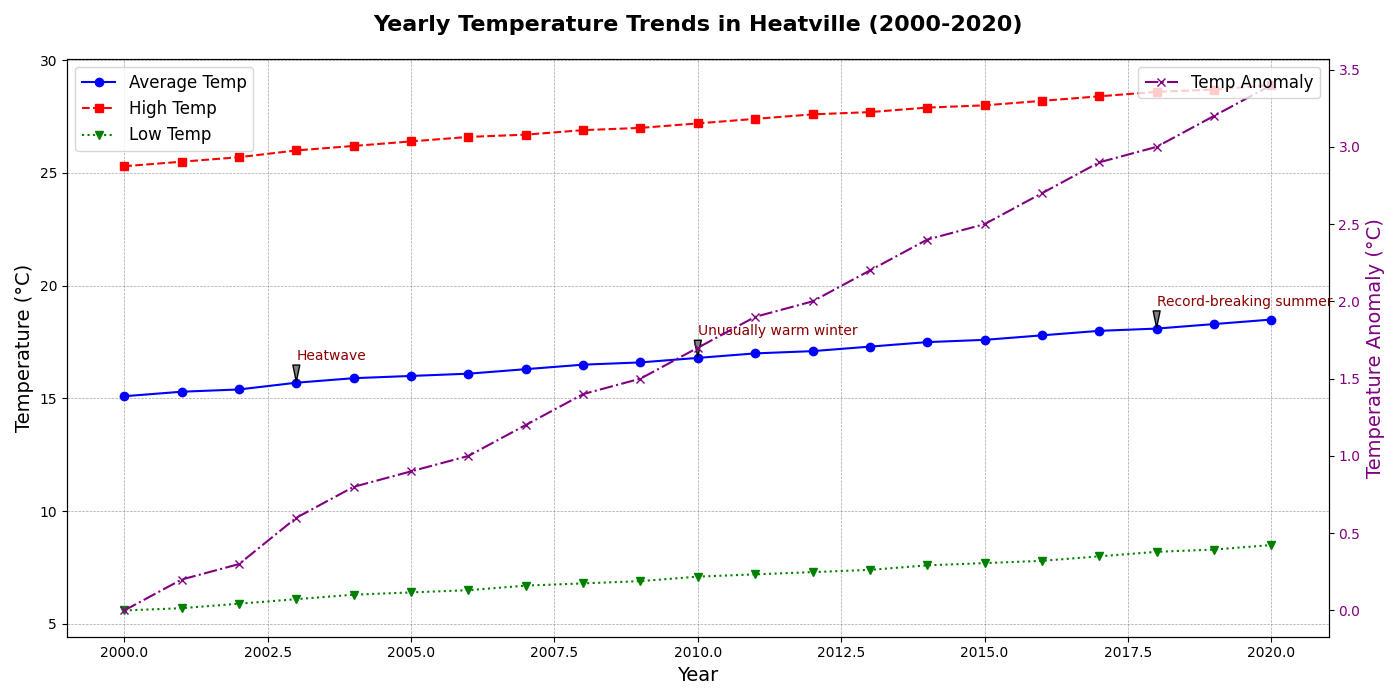

This chart was generated by the following Python code:
import matplotlib.pyplot as plt
import numpy as np

# Backstory:
# This chart highlights the yearly temperature variations in a fictional town called Heatville from 2000 to 2020.
# It includes the average annual temperature along with the high and low temperatures experienced each year.

# Data: Years and associated temperature data (average, high, low)
years = np.array([2000, 2001, 2002, 2003, 2004, 2005, 2006, 2007, 2008, 2009, 
                  2010, 2011, 2012, 2013, 2014, 2015, 2016, 2017, 2018, 2019, 2020])
avg_temps = np.array([15.1, 15.3, 15.4, 15.7, 15.9, 16.0, 16.1, 16.3, 16.5, 16.6, 
                      16.8, 17.0, 17.1, 17.3, 17.5, 17.6, 17.8, 18.0, 18.1, 18.3, 18.5])
high_temps = np.array([25.3, 25.5, 25.7, 26.0, 26.2, 26.4, 26.6, 26.7, 26.9, 27.0, 
                       27.2, 27.4, 27.6, 27.7, 27.9, 28.0, 28.2, 28.4, 28.6, 28.7, 28.9])
low_temps = np.array([5.6, 5.7, 5.9, 6.1, 6.3, 6.4, 6.5, 6.7, 6.8, 6.9, 7.1, 7.2, 
                      7.3, 7.4, 7.6, 7.7, 7.8, 8.0, 8.2, 8.3, 8.5])

# Create the figure and axes
fig, ax = plt.subplots(figsize=(14, 7))

# Plot the data
ax.plot(years, avg_temps, marker='o', linestyle='-', color='blue', label='Average Temp')
ax.plot(years, high_temps, marker='s', linestyle='--', color='red', label='High Temp')
ax.plot(years, low_temps, marker='v', linestyle=':', color='green', label='Low Temp')

# Annotate significant events
events = {
    2003: "Heatwave",
    2010: "Unusually warm winter",
    2018: "Record-breaking summer"
}

for year, event in events.items():
    temp = avg_temps[years.tolist().index(year)]
    ax.annotate(event,
                xy=(year, temp),
                xytext=(year, temp + 1),
                arrowprops=dict(facecolor='grey', shrink=0.05, width=1, headwidth=5),
                fontsize=10,
                color='darkred')

# Customize the appearance
ax.set_title('Yearly Temperature Trends in Heatville (2000-2020)',
             fontsize=16, fontweight='bold', pad=20)
ax.set_xlabel('Year', fontsize=14)
ax.set_ylabel('Temperature (°C)', fontsize=14)
ax.legend(loc='upper left', fontsize=12)
ax.grid(True, which='both', linestyle='--', linewidth=0.5, color='grey', alpha=0.7)

# Add a secondary Y-axis for anomaly comparison to baseline (2000)
base_avg_temp = avg_temps[0]
anomalies = avg_temps - base_avg_temp
ax2 = ax.twinx()
ax2.plot(years, anomalies, color='purple', marker='x', linestyle='-.', label='Temp Anomaly')
ax2.set_ylabel('Temperature Anomaly (°C)', fontsize=14, color='purple')
ax2.tick_params(axis='y', labelcolor='purple')
ax2.legend(loc='upper right', fontsize=12)

# Automatically adjust layout
plt.tight_layout()

# Display the plot
plt.show()
